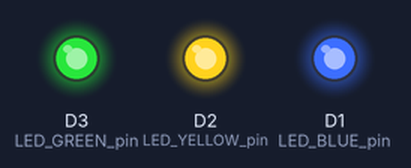
Bench run of a sketch on a simulated ESP8266 (NodeMCU). Shown: output pins drawn as LEDs (lit = HIGH).

Above: at 0.2 s.
At 0.7 s:
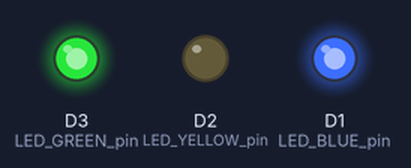
At 3.2 s:
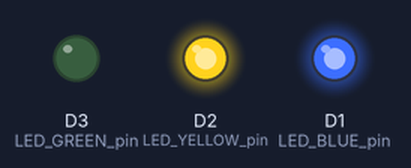
At 4.2 s:
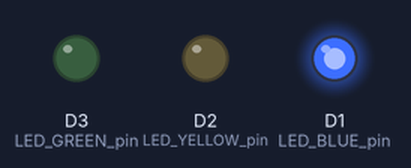
At 5.5 s:
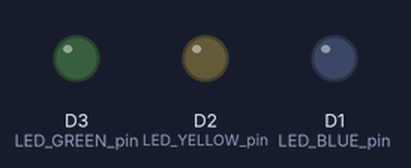
Timing chart, 0 to 7.8 s (numbered marks = the images above):
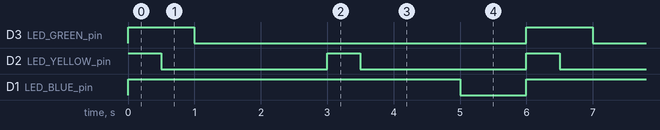

The sketch:

GyverTimer-BlinkAsync.ino
```cpp
/*
   GyverTimer-GTimer_BlinkAsync.ino
*/

// пример параллельной работы нескольких таймеров
// example of parallel operation of several timers

#include "GyverTimer.h"


//Create the timer objects
GTimer yellowLED_onTime(MS, 500);
GTimer yellowLED_offTime(MS, 2500);
GTimer blueLED_onTime(MS, 5000);
GTimer blueLED_offTime(MS, 1000);
GTimer greenLED_onTime(MS, 1000);
GTimer greenLED_offTime(MS, 5000);

const int LED_ON = 1;
const int LED_OFF = !LED_ON;

const int LED_BLUE_pin = D1;
const int LED_YELLOW_pin = D2;
const int LED_GREEN_pin = D3;


void setup() {
  pinMode(LED_YELLOW_pin, OUTPUT);
  pinMode(LED_BLUE_pin, OUTPUT);
  pinMode(LED_GREEN_pin, OUTPUT);

  //Stop the timers. They automatically start when the object is created
  yellowLED_onTime.stop();
  yellowLED_offTime.stop();
  blueLED_onTime.stop();
  blueLED_offTime.stop();
  greenLED_onTime.stop();
  greenLED_offTime.stop();

  //Start all timers
  digitalWrite(LED_YELLOW_pin, LED_ON);
  digitalWrite(LED_BLUE_pin, LED_ON);
  digitalWrite(LED_GREEN_pin, LED_ON);
  yellowLED_onTime.reset();
  blueLED_onTime.reset();
  greenLED_onTime.reset();
  yellowLED_onTime.start();
  blueLED_onTime.start();
  greenLED_onTime.start();
}


void loop() {
  if (yellowLED_onTime.isReady()) {
    digitalWrite(LED_YELLOW_pin, LED_OFF);    //Turn off the yellow LED
    yellowLED_onTime.stop();                  //Stop the ON timer
    yellowLED_offTime.start();                //Start he OFF timer
  }

  if (yellowLED_offTime.isReady()) {
    digitalWrite(LED_YELLOW_pin, LED_ON);     //Turn on the yellow LED
    yellowLED_offTime.stop();                 //Stop the OFF timer
    yellowLED_onTime.start();                 //Start the ON timer
  }

  if (blueLED_onTime.isReady()) {
    digitalWrite(LED_BLUE_pin, LED_OFF);    //Turn off the blue LED
    blueLED_onTime.stop();                  //Stop the ON timer
    blueLED_offTime.start();                //Start he OFF timer
  }

  if (blueLED_offTime.isReady()) {
    digitalWrite(LED_BLUE_pin, LED_ON);     //Turn on the blue LED
    blueLED_offTime.stop();                 //Stop the OFF timer
    blueLED_onTime.start();                 //Start the ON timer
  }

  if (greenLED_onTime.isReady()) {
    digitalWrite(LED_GREEN_pin, LED_OFF);    //Turn off the green LED
    greenLED_onTime.stop();                  //Stop the ON timer
    greenLED_offTime.start();                //Start he OFF timer
  }

  if (greenLED_offTime.isReady()) {
    digitalWrite(LED_GREEN_pin, LED_ON);     //Turn on the green LED
    greenLED_offTime.stop();                 //Stop the OFF timer
    greenLED_onTime.start();                 //Start the ON timer
  }
}
```

Measured:
- by itself, D3 (LED_GREEN_pin): alternates HIGH for 1.0 s and LOW for 5.0 s
- by itself, D2 (LED_YELLOW_pin): alternates HIGH for 0.50 s and LOW for 2.5 s
- by itself, D1 (LED_BLUE_pin): alternates HIGH for 5.0 s and LOW for 1.0 s
